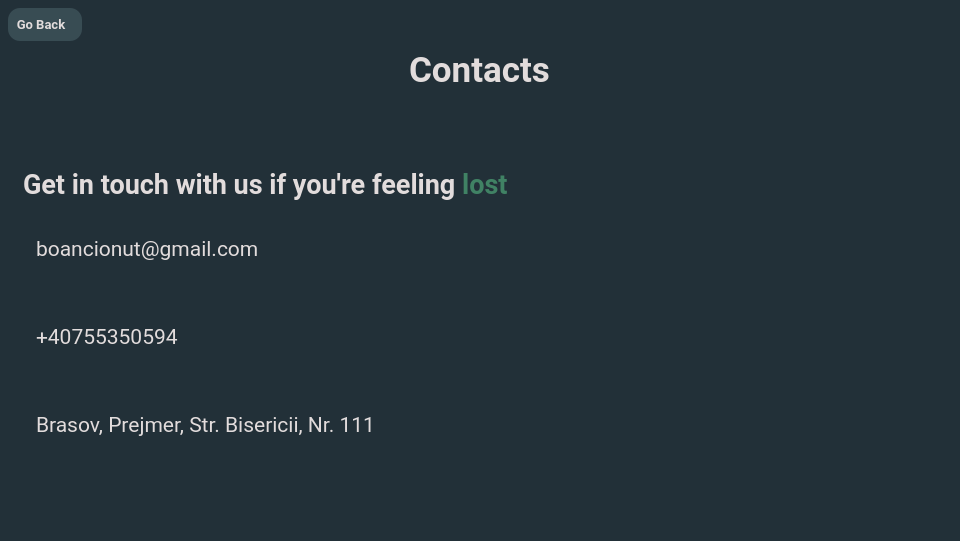
<?xml version="1.0" encoding="UTF-8"?>
<ui version="4.0">
 <author>Boanc Ionut-Silviu</author>
 <class>contacts_window</class>
 <widget class="QWidget" name="contacts_window">
  <property name="geometry">
   <rect>
    <x>0</x>
    <y>0</y>
    <width>960</width>
    <height>541</height>
   </rect>
  </property>
  <property name="sizePolicy">
   <sizepolicy hsizetype="Preferred" vsizetype="Preferred">
    <horstretch>0</horstretch>
    <verstretch>0</verstretch>
   </sizepolicy>
  </property>
  <property name="minimumSize">
   <size>
    <width>960</width>
    <height>540</height>
   </size>
  </property>
  <property name="maximumSize">
   <size>
    <width>16777215</width>
    <height>16777215</height>
   </size>
  </property>
  <property name="font">
   <font>
    <family>Roboto</family>
    <pointsize>12</pointsize>
   </font>
  </property>
  <property name="windowTitle">
   <string>CIIT</string>
  </property>
  <property name="styleSheet">
   <string notr="true">QPushButton {
	border-radius: 12px;
	padding-left: 16px;
	padding-right: 16px;
	padding-top: 8 px;
	padding-bottom: 8 px;
	color: rgb(190, 190, 190);
	background-color: rgb(55, 79, 91);
    }
QWidget#contacts_window{
background-color: rgb(34, 48, 56);
}

</string>
  </property>
  <layout class="QVBoxLayout" name="verticalLayout">
   <property name="spacing">
    <number>8</number>
   </property>
   <property name="leftMargin">
    <number>8</number>
   </property>
   <property name="topMargin">
    <number>8</number>
   </property>
   <property name="rightMargin">
    <number>8</number>
   </property>
   <property name="bottomMargin">
    <number>8</number>
   </property>
   <item>
    <layout class="QHBoxLayout" name="horizontalLayout_4">
     <item alignment="Qt::AlignmentFlag::AlignLeft|Qt::AlignmentFlag::AlignVCenter">
      <widget class="QPushButton" name="pb_back">
       <property name="font">
        <font>
         <family>Roboto</family>
         <pointsize>10</pointsize>
         <bold>true</bold>
        </font>
       </property>
       <property name="styleSheet">
        <string notr="true">QPushButton {
	border-radius: 12px;
	padding-left: 8px;
	padding-right: 16px;
	padding-top: 8 px;
	padding-bottom: 8 px;
	color: rgb(226, 220, 220);
	background-color: rgb(56, 76, 83);
    }

QPushButton:hover {
	background-color: rgb(50, 68, 74);
}

QPushButton:pressed {
	
	background-color: rgb(45, 61, 66);
}</string>
       </property>
       <property name="text">
        <string>Go Back</string>
       </property>
       <property name="icon">
        <iconset resource="../icons/icons.qrc">
         <normaloff>:/Icons/arrow-left.svg</normaloff>:/Icons/arrow-left.svg</iconset>
       </property>
       <property name="iconSize">
        <size>
         <width>24</width>
         <height>24</height>
        </size>
       </property>
      </widget>
     </item>
    </layout>
   </item>
   <item alignment="Qt::AlignmentFlag::AlignHCenter|Qt::AlignmentFlag::AlignVCenter">
    <widget class="QLabel" name="lb_title">
     <property name="maximumSize">
      <size>
       <width>16777215</width>
       <height>16777215</height>
      </size>
     </property>
     <property name="font">
      <font>
       <family>Roboto</family>
       <pointsize>26</pointsize>
       <bold>true</bold>
       <strikeout>false</strikeout>
      </font>
     </property>
     <property name="styleSheet">
      <string notr="true">QLabel
{
    color: rgb(226, 220, 220);
}</string>
     </property>
     <property name="text">
      <string>Contacts</string>
     </property>
     <property name="alignment">
      <set>Qt::AlignmentFlag::AlignCenter</set>
     </property>
    </widget>
   </item>
   <item>
    <layout class="QHBoxLayout" name="horizontalLayout"/>
   </item>
   <item>
    <spacer name="verticalSpacer_2">
     <property name="orientation">
      <enum>Qt::Orientation::Vertical</enum>
     </property>
     <property name="sizeHint" stdset="0">
      <size>
       <width>20</width>
       <height>40</height>
      </size>
     </property>
    </spacer>
   </item>
   <item>
    <layout class="QHBoxLayout" name="horizontalLayout_3">
     <item alignment="Qt::AlignmentFlag::AlignLeft|Qt::AlignmentFlag::AlignVCenter">
      <widget class="QLabel" name="label">
       <property name="sizePolicy">
        <sizepolicy hsizetype="MinimumExpanding" vsizetype="MinimumExpanding">
         <horstretch>0</horstretch>
         <verstretch>0</verstretch>
        </sizepolicy>
       </property>
       <property name="font">
        <font>
         <family>Roboto</family>
         <pointsize>20</pointsize>
         <bold>true</bold>
        </font>
       </property>
       <property name="styleSheet">
        <string notr="true">color:rgb(226, 220, 220);
padding-left: 8px;</string>
       </property>
       <property name="text">
        <string>&lt;html&gt;&lt;head/&gt;&lt;body&gt;&lt;p&gt;&lt;span style=&quot; color:#e2dcdc;&quot;&gt;Get in touch with us if you're feeling &lt;/span&gt;&lt;span style=&quot; color:#408264;&quot;&gt;lost&lt;/span&gt;&lt;/p&gt;&lt;/body&gt;&lt;/html&gt;</string>
       </property>
      </widget>
     </item>
    </layout>
   </item>
   <item>
    <layout class="QHBoxLayout" name="horizontalLayout_2">
     <item>
      <layout class="QGridLayout" name="gridLayout">
       <item row="1" column="1" alignment="Qt::AlignmentFlag::AlignLeft">
        <widget class="QLabel" name="lb_email">
         <property name="font">
          <font>
           <family>Roboto</family>
           <pointsize>16</pointsize>
          </font>
         </property>
         <property name="styleSheet">
          <string notr="true">color: rgb(226, 220, 220);</string>
         </property>
         <property name="text">
          <string>boancionut@gmail.com</string>
         </property>
        </widget>
       </item>
       <item row="2" column="0">
        <widget class="QLabel" name="lb_image_phone">
         <property name="sizePolicy">
          <sizepolicy hsizetype="Minimum" vsizetype="Preferred">
           <horstretch>0</horstretch>
           <verstretch>0</verstretch>
          </sizepolicy>
         </property>
         <property name="font">
          <font>
           <family>Roboto</family>
           <pointsize>16</pointsize>
          </font>
         </property>
         <property name="styleSheet">
          <string notr="true">color: rgb(226, 220, 220); padding-left: 8px;</string>
         </property>
         <property name="text">
          <string/>
         </property>
         <property name="pixmap">
          <pixmap resource="../icons/icons.qrc">:/Icons/phone.svg</pixmap>
         </property>
        </widget>
       </item>
       <item row="2" column="1" alignment="Qt::AlignmentFlag::AlignLeft">
        <widget class="QLabel" name="lb_phone">
         <property name="font">
          <font>
           <family>Roboto</family>
           <pointsize>16</pointsize>
          </font>
         </property>
         <property name="styleSheet">
          <string notr="true">color: rgb(226, 220, 220);</string>
         </property>
         <property name="text">
          <string>+40755350594</string>
         </property>
        </widget>
       </item>
       <item row="1" column="0">
        <widget class="QLabel" name="lb_image_email">
         <property name="sizePolicy">
          <sizepolicy hsizetype="Minimum" vsizetype="Preferred">
           <horstretch>0</horstretch>
           <verstretch>0</verstretch>
          </sizepolicy>
         </property>
         <property name="font">
          <font>
           <family>Roboto</family>
           <pointsize>16</pointsize>
          </font>
         </property>
         <property name="styleSheet">
          <string notr="true">color: rgb(226, 220, 220); padding-left: 8px;</string>
         </property>
         <property name="text">
          <string/>
         </property>
         <property name="pixmap">
          <pixmap resource="../icons/icons.qrc">:/Icons/mail.svg</pixmap>
         </property>
        </widget>
       </item>
       <item row="3" column="0">
        <widget class="QLabel" name="lb_image_location">
         <property name="sizePolicy">
          <sizepolicy hsizetype="Minimum" vsizetype="Preferred">
           <horstretch>0</horstretch>
           <verstretch>0</verstretch>
          </sizepolicy>
         </property>
         <property name="font">
          <font>
           <family>Roboto</family>
           <pointsize>16</pointsize>
          </font>
         </property>
         <property name="styleSheet">
          <string notr="true">color: rgb(226, 220, 220); padding-left: 8px;</string>
         </property>
         <property name="text">
          <string/>
         </property>
         <property name="pixmap">
          <pixmap resource="../icons/icons.qrc">:/Icons/map-pin.svg</pixmap>
         </property>
        </widget>
       </item>
       <item row="3" column="1" alignment="Qt::AlignmentFlag::AlignLeft">
        <widget class="QLabel" name="lb_location">
         <property name="font">
          <font>
           <family>Roboto</family>
           <pointsize>16</pointsize>
          </font>
         </property>
         <property name="styleSheet">
          <string notr="true">color: rgb(226, 220, 220);</string>
         </property>
         <property name="text">
          <string>Brasov, Prejmer, Str. Bisericii, Nr. 111</string>
         </property>
        </widget>
       </item>
      </layout>
     </item>
     <item>
      <spacer name="horizontalSpacer_2">
       <property name="orientation">
        <enum>Qt::Orientation::Horizontal</enum>
       </property>
       <property name="sizeHint" stdset="0">
        <size>
         <width>40</width>
         <height>20</height>
        </size>
       </property>
      </spacer>
     </item>
     <item>
      <widget class="QLabel" name="lb_image">
       <property name="sizePolicy">
        <sizepolicy hsizetype="MinimumExpanding" vsizetype="MinimumExpanding">
         <horstretch>0</horstretch>
         <verstretch>0</verstretch>
        </sizepolicy>
       </property>
       <property name="minimumSize">
        <size>
         <width>256</width>
         <height>256</height>
        </size>
       </property>
       <property name="maximumSize">
        <size>
         <width>400</width>
         <height>400</height>
        </size>
       </property>
       <property name="styleSheet">
        <string notr="true">image: url(:/Images/contacts.png);</string>
       </property>
       <property name="text">
        <string/>
       </property>
      </widget>
     </item>
     <item>
      <spacer name="horizontalSpacer">
       <property name="orientation">
        <enum>Qt::Orientation::Horizontal</enum>
       </property>
       <property name="sizeHint" stdset="0">
        <size>
         <width>40</width>
         <height>20</height>
        </size>
       </property>
      </spacer>
     </item>
    </layout>
   </item>
   <item>
    <spacer name="verticalSpacer">
     <property name="orientation">
      <enum>Qt::Orientation::Vertical</enum>
     </property>
     <property name="sizeHint" stdset="0">
      <size>
       <width>20</width>
       <height>40</height>
      </size>
     </property>
    </spacer>
   </item>
  </layout>
 </widget>
 <resources>
  <include location="../icons/icons.qrc"/>
 </resources>
 <connections/>
 <designerdata>
  <property name="gridDeltaX">
   <number>8</number>
  </property>
  <property name="gridDeltaY">
   <number>8</number>
  </property>
  <property name="gridSnapX">
   <bool>true</bool>
  </property>
  <property name="gridSnapY">
   <bool>true</bool>
  </property>
  <property name="gridVisible">
   <bool>true</bool>
  </property>
 </designerdata>
</ui>
